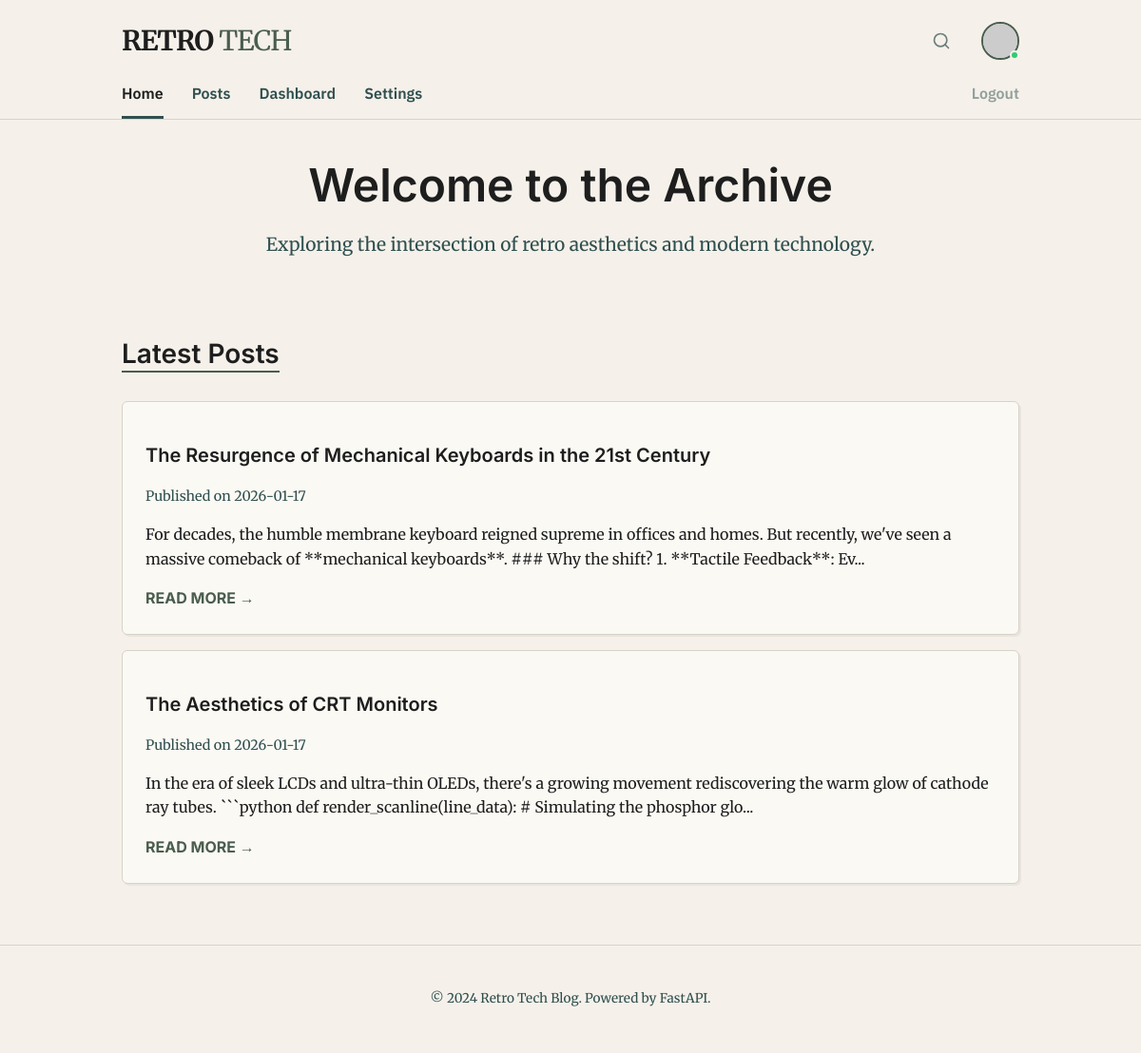
The page / (signed in) on the database its author committed.
### app/models/post.py (models this page shows)
class Post(Base):
    __tablename__ = "posts"
    id = Column(Integer, primary_key=True, index=True)
    title = Column(String, index=True, nullable=False)
    content = Column(Text, nullable=False)
    published = Column(Boolean, default=False)
    created_at = Column(DateTime, server_default=func.now())
    author_id = Column(Integer, ForeignKey("users.id"))
    author = relationship("User", back_populates="posts")

### app/web/routes.py (the view)
@router.get("/", response_class=HTMLResponse)
async def home(
    request: Request,
    db: Session = Depends(deps.get_db),
    current_user: Optional[User] = Depends(deps.get_current_user)
):
    posts = post_service.get_published_posts(db, limit=5)
    return templates.TemplateResponse(
        request,
        "home.html",
        {"posts": posts, "user": current_user}
    )

### app/templates/home.html (shortened to what this page needs)
{% extends "base.html" %}
{% block content %}
<section style="text-align: center; margin-bottom: 60px;">
    <h1 style="font-size: 3rem; margin-bottom: 10px;">Welcome to the Archive</h1>
    <p style="color: var(--secondary-color); font-size: 1.2rem;">Exploring the intersection of retro aesthetics and modern technology.</p>
</section>
<section>
    <h2 style="border-bottom: 2px solid var(--primary-color); display: inline-block; margin-bottom: 30px;">Latest Posts</h2>
    {% for post in posts %}
    <article class="card">
        <h3><a href="/posts/{{ post.id }}" style="color: var(--text-color); text-decoration: none;">{{ post.title }}</a></h3>
        <p style="font-size: 0.9rem; color: var(--secondary-color); margin-bottom: 15px;">Published on {{ post.created_at.strftime('%Y-%m-%d') }}</p>
        <p>{{ post.content[:200] }}...</p>
        <a href="/posts/{{ post.id }}" class="ui-font" style="color: var(--primary-color); text-decoration: none; font-weight: 700;">READ MORE &rarr;</a>
    </article>
    {% else %}
    <p>No posts found in the archive yet.</p>
    {% endfor %}
</section>
{% endblock %}

### app/static/css/main.css (style rules this page uses)
:root { --bg-color: #F5F1EA; --text-color: #1E1E1E; --primary-color: #4A5D4E; --secondary-color: #2F4F4F; --border-color: #D8D3C8; --card-bg: #FBF9F4; --success-color: #5B7F6A; --error-color: #8B3A3A; --warning-color: #A67C52; }
* { box-sizing: border-box; }
body { background-color: var(--bg-color); color: var(--text-color); font-family: 'Merriweather', serif; line-height: 1.6; margin: 0; padding: 0; overflow-x: hidden; }
h1, h2, h3, h4, h5, h6, .ui-font { font-family: 'Inter', sans-serif; font-weight: 600; line-height: 1.2; }
h1 { font-size: 1.75rem; }
h2 { font-size: 1.5rem; }
h3 { font-size: 1.25rem; }
.card { background: var(--card-bg); border: 1px solid var(--border-color); border-radius: 6px; padding: 16px; margin-bottom: 16px; box-shadow: 2px 2px 0 rgba(0,0,0,0.05); }
@media (min-width: 641px) { h1 { font-size: 2.25rem; } }
@media (min-width: 641px) { h2 { font-size: 1.75rem; } }
@media (min-width: 641px) { .card { padding: 24px; } }

### rows shown on the page
Post: title "The Resurgence of Mechanical Keyboards in the 21st Century", created_at "2026-01-17", content "For decades, the humble membrane keyboard reigned supreme in offices and homes. But recently, we've seen a massive comeback of **mechanical keyboards**. ### Why the shift? 1. **Tactile Feedback**: Ev"
Post: title "The Aesthetics of CRT Monitors", created_at "2026-01-17", content "In the era of sleek LCDs and ultra-thin OLEDs, there's a growing movement rediscovering the warm glow of cathode ray tubes. ```python def render_scanline(line_data): # Simulating the phosphor glo"
